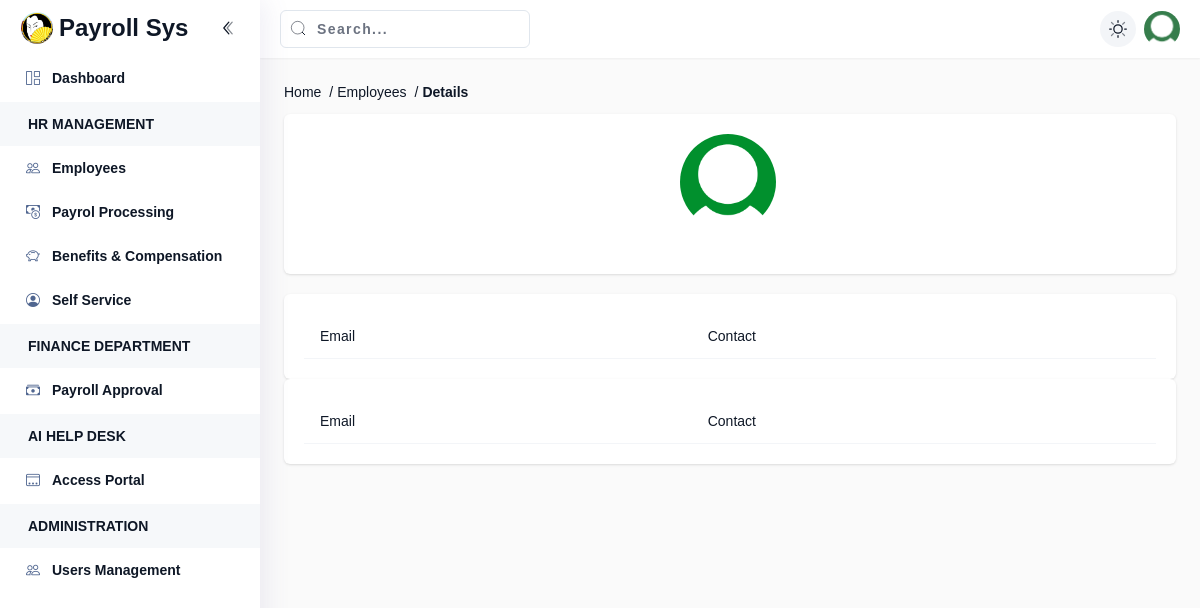
The app's page /employees/details?emp_id=EMP0001 (signed in), older data.
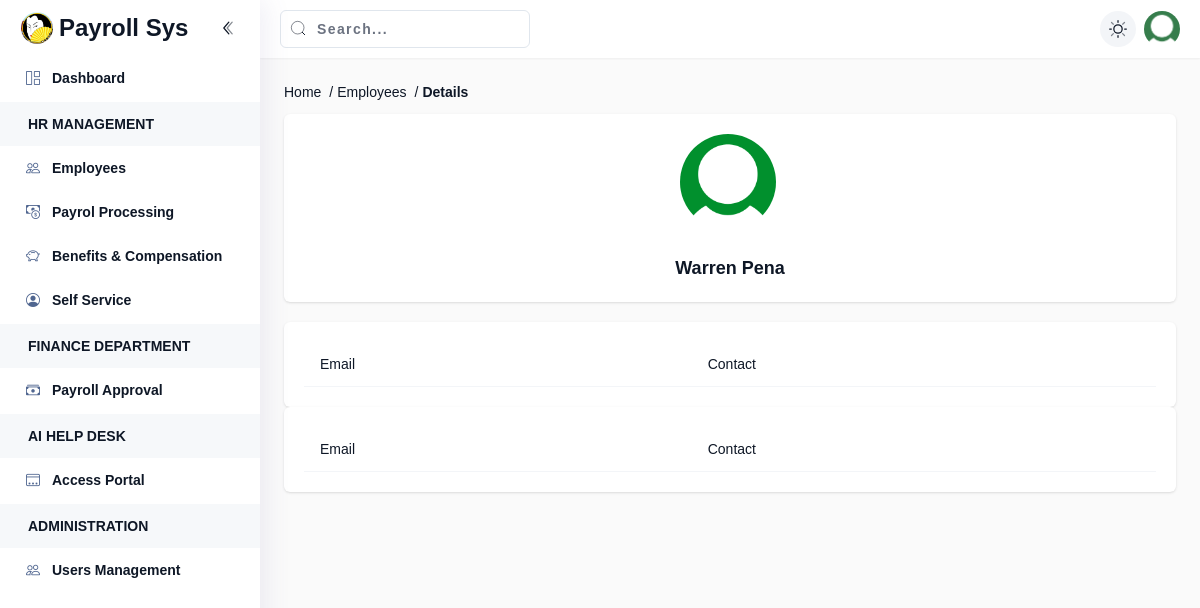
The same page, newer data.
### tables this page shows
CREATE TABLE `employees` (
  `id` int NOT NULL,
  `employee_id` char(30) NOT NULL,
  `firstname` varchar(25) DEFAULT NULL,
  `lastname` varchar(25) DEFAULT NULL,
  `profile` varchar(50) DEFAULT NULL,
  `email` varchar(50) DEFAULT NULL,
  `contact` varchar(15) DEFAULT NULL,
  `position` varchar(30) DEFAULT NULL,
  `birthdate` date DEFAULT NULL,
  `gender` varchar(10) DEFAULT NULL,
  `civil_status` varchar(10) DEFAULT NULL,
  `address` text,
  `sss` varchar(20) DEFAULT NULL,
  `tin` varchar(20) DEFAULT NULL,
  `philhealth` varchar(20) DEFAULT NULL,
  `pagibig` varchar(20) DEFAULT NULL,
  `status` varchar(25) DEFAULT NULL,
  `approved` tinyint(1) DEFAULT NULL,
  `created_at` datetime DEFAULT NULL,
  `updated_at` datetime DEFAULT NULL,
  `registered_at` datetime DEFAULT NULL
);

### page/Employees.php (called while the page is built)
<?php
    ViewPage("employee", "list");
?>

### app/core/connection.php (called while the page is built)
<?php
return [
    "DB_HOST" => 'localhost',
    "DB_USER" => 'root',
    "DB_PASSWORD" => '',
    "DB_NAME" => 'payroll'
];

### app/core/database.php (called while the page is built, shortened)
<?php
class Database
{
	public $DB;
    private $DB_HOST;
    private $DB_USER;
    private $DB_PASSWORD;
    private $DB_NAME;
    function __construct()
    {
        $connection = include __DIR__ . '/connection.php';
        $this->DB_HOST = $connection['DB_HOST'] ?? 'localhost';
        $this->DB_USER = $connection['DB_USER'] ?? 'root';
        $this->DB_PASSWORD = $connection['DB_PASSWORD'] ?? '';
        $this->DB_NAME = $connection['DB_NAME'] ?? '';
    }
	public function DB_CONNECTION()
	{
        try{
            $this->DB = new mysqli($this->DB_HOST, $this->DB_USER, $this->DB_PASSWORD, $this->DB_NAME);
        }catch(Exception $e){
            die('
                <!DOCTYPE html>
                <html lang="en">
                    <head>
                        <meta charset="UTF-8">
                        <meta name="viewport" content="width=device-width, initial-scale=1.0">
                        <title>Application Error</title>
                        <link rel="stylesheet" href="https://cdn.jsdelivr.net/npm/bootstrap@5.3.0/dist/css/bootstrap.min.css">
                    </head>
                    <body class="min-vh-100 d-flex align-items-center">
                        <div class="container text-center">
                            <div class="row justify-content-center">
                                <div class="col-md-6">
                                    <p class="lead">Something went wrong</p>
                                    <p class="mb-1 small">We\'re sorry, but an unexpected error occurred.</p>
                                    <code>'.$e->getMessage().'</code>
                                </div>
                            </div>
                        </div>
                    </body>
                </html>
            ');
        }
	}
	public function SELECT_ONE_WHERE($table, $fields, $where, $options = null)
	{
		$condition = "";
		foreach ($where as $key => $value) {
			$condition .= $key . " = '" . $value . "' AND ";
		}
		$condition = substr($condition, 0, -5);
		$query = "SELECT {$fields} FROM {$table} WHERE {$condition} {$options} LIMIT 1";
		$result = $this->DB->query($query) or die("Cannot execute SELECT_ONE_WHERE command: " . $this->DB->error);
		$data = $result->fetch_assoc();
		return $data;
	}
}

### app/init.php (called while the page is built, shortened)
<?php
require_once("core/database.php");
$DB = new Database();

### page/employee/Details.php (the view, shortened to what this page needs)
<?php
    $employee_id =  $_GET['emp_id'] ?? null;
    $employee = $DB->SELECT_ONE_WHERE("employees", "*", ["employee_id" => $employee_id]);
?>
<div class="page-content">
    <div class="panel h-full flex-col">
        <div class="flex flex-col items-center justify-center">
            <div class="flex flex-col items-center justify-center">
                <div class="w-[100px] mb-2" id="previewPicture">
                    <img src="<?= DOMAIN ?>/upload/profile/default.png" alt="image" id="profileImage" class="mb-4 h-24 w-24 rounded-full object-cover">
                </div>
                <h4 class="text-lg font-bold"><?=$employee['firstname'].' '.$employee['lastname']?></h4>
            </div>
        </div>
    </div>
        <div class="panel">
            <table>
                <tr>
                    <td>Email</td>
                    <td>Contact</td>
                </tr>
            </table>
        </div>
        <div class="panel">
            <table>
                <tr>
                    <td>Email</td>
                    <td>Contact</td>
                </tr>
            </table>
        </div>
    </div>
</div>

Row changes from the older to the newer data that the page shows:
added employees: firstname "Warren", lastname "Pena"
